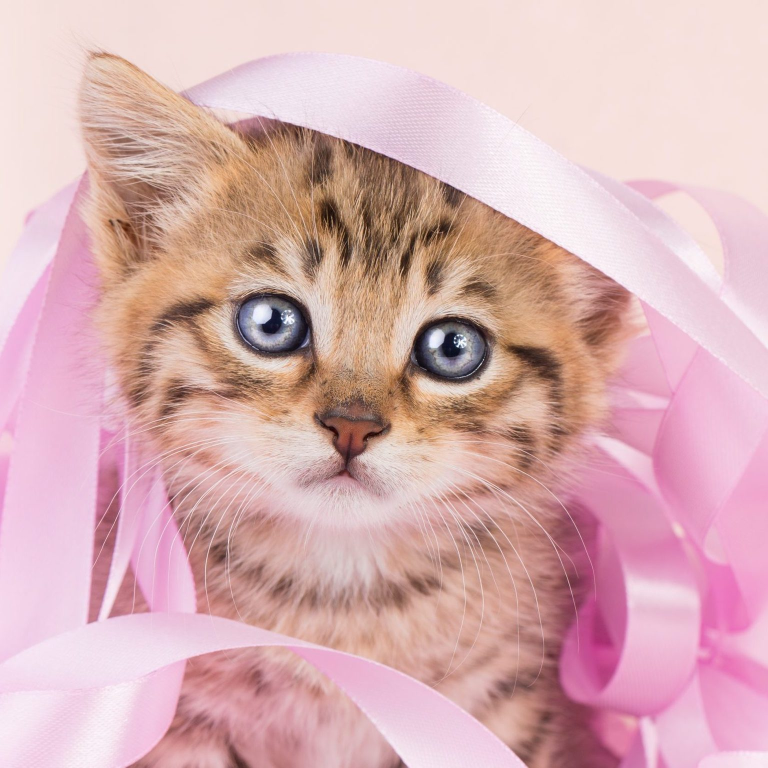
#> input picture picture/cat1.jpg, 1536 x 1536 px (shown at 1/2 size)
$ python basic.py
#> lines starting #> are read from the running program, lines starting #| are printed output that depends on the picture
import cv2 as cv
img =cv.imread('picture/cat1.jpg')
#> img is the input picture: shape (1536, 1536, 3); mean B, G, R 179, 175.7, 216.3
# [20 lines of commented-out code are left out]
resized =cv.resize(img,(500,500),interpolation=cv.INTER_CUBIC)
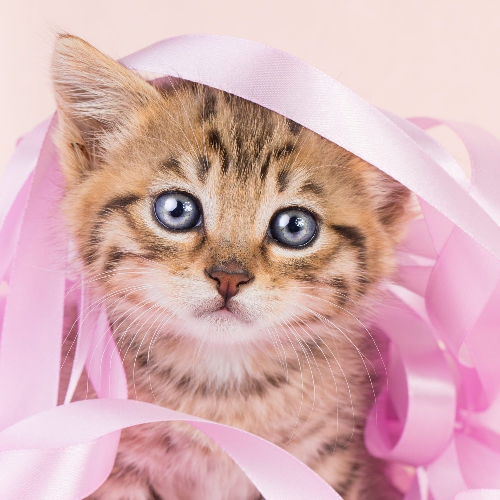
#> resized: shape (500, 500, 3); mean B, G, R 179, 175.7, 216.3
cv.imshow('Resized',resized)

#cropped
cropped = img[50:200,200:400]
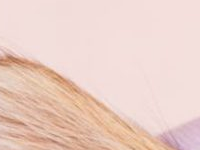
#> cropped: shape (150, 200, 3); mean B, G, R 199, 208.4, 235.3
cv.imshow('Cropped',cropped)
cv.waitKey(0)

$ run again, with picture/GettyImages-1163112877-scaled.jpg copied over picture/cat1.jpg
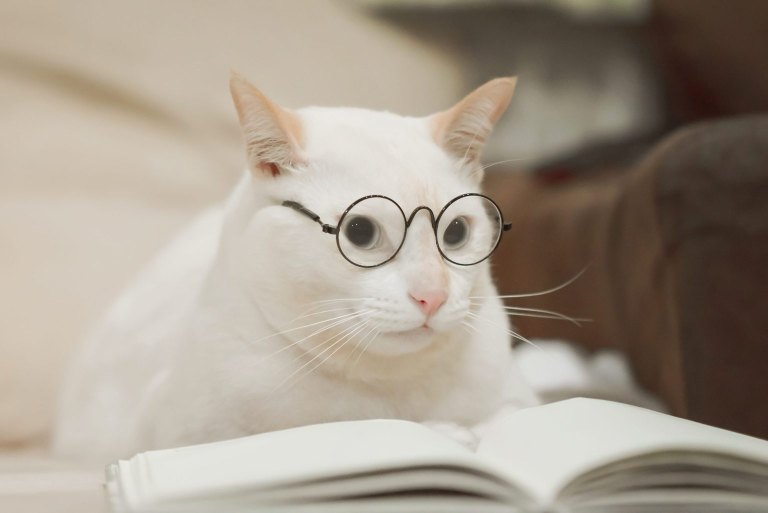
#> input picture picture/GettyImages-1163112877-scaled.jpg, 1536 x 1025 px (shown at 1/2 size)
#> img is the input picture: shape (1025, 1536, 3); mean B, G, R 140.1, 153.4, 163.9
#> `resized =cv.resize(img,(500,500),interpolation=cv.INTER_CUBIC)`:
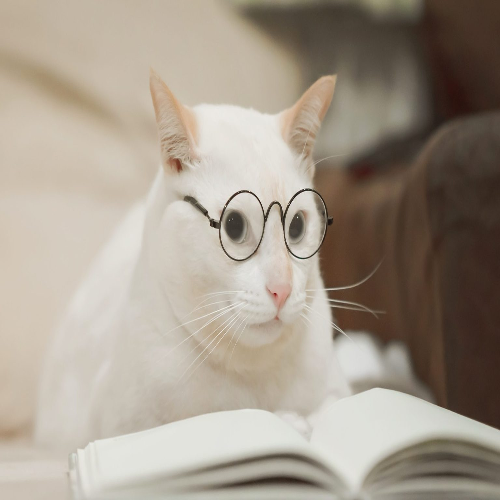
#> resized: shape (500, 500, 3); mean B, G, R 140.1, 153.4, 163.9
#> `cropped = img[50:200,200:400]`:
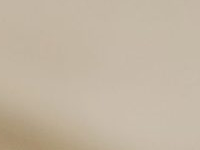
#> cropped: shape (150, 200, 3); mean B, G, R 163.1, 181.6, 195
